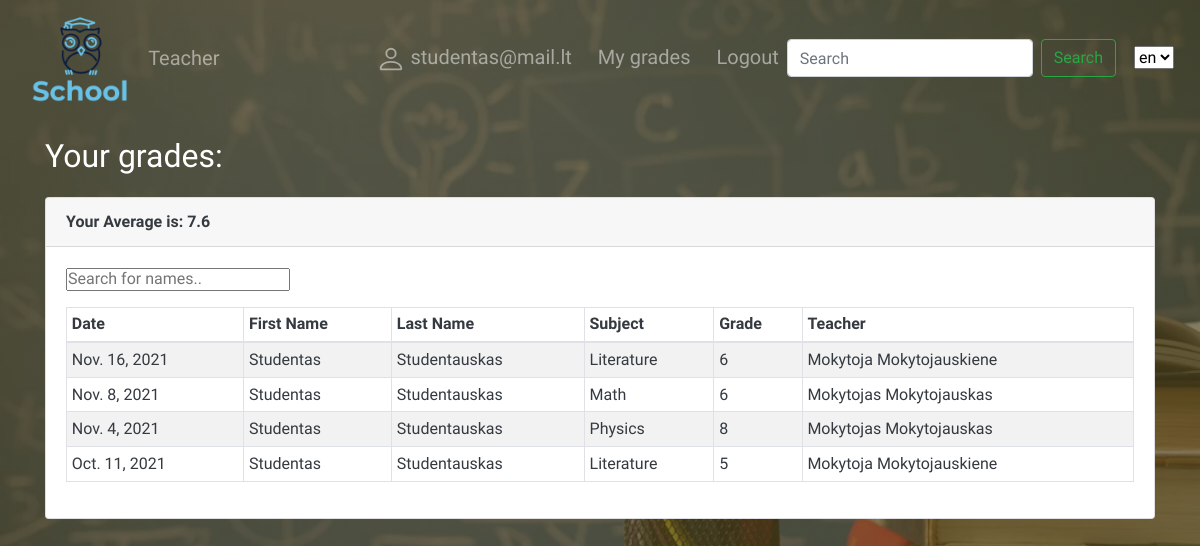
Before: /school/mygrades/ (signed in) with the older database file.
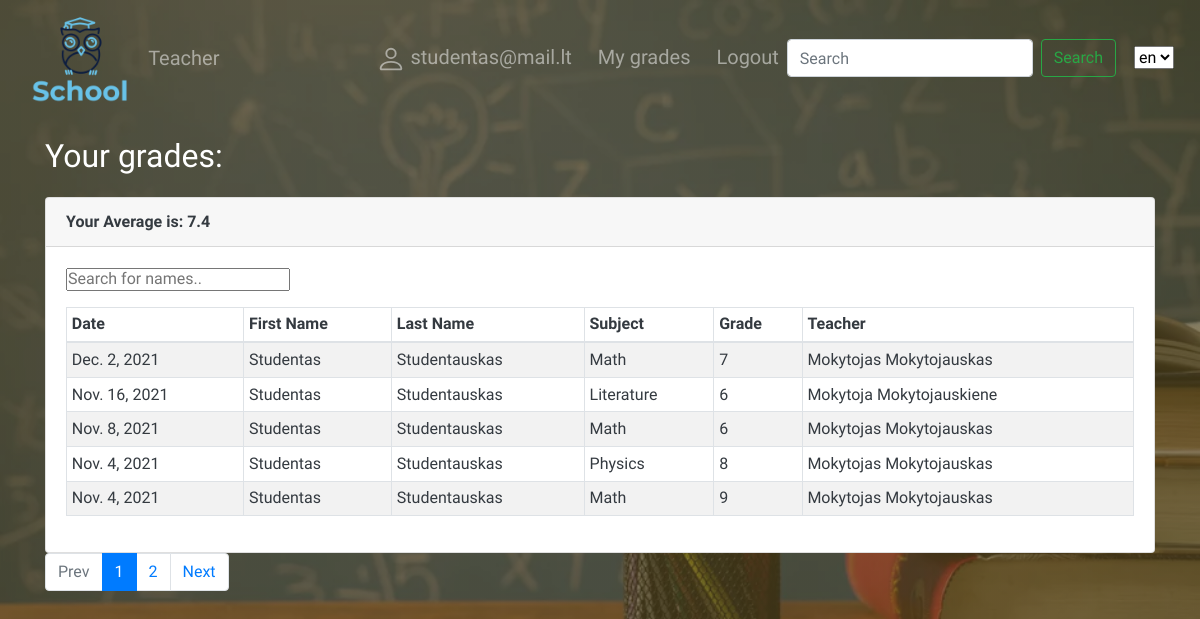
After: the same page with the newer database file.
### school/models.py (models this page shows, shortened)
class Subject_grade(models.Model):
    teacher_subject = models.ForeignKey('Teacher_subject', verbose_name=_('Teacher subject'), on_delete=models.CASCADE, null=True, blank=True)
    student = models.ForeignKey(User, on_delete=models.CASCADE, null=True, blank=True)
    date = models.DateField(verbose_name=_('Date'), null=True, blank=True)
    GRADE = (
        (1, '1'),
        (2, '2'),
        (3, '3'),
        (4, '4'),
        (5, '5'),
        (6, '6'),
        (7, '7'),
        (8, '8'),
        (9, '9'),
        (10, '10'),
    )
    grade = models.IntegerField(
        verbose_name=_('Grade'),
        choices=GRADE,
        null=True,
        blank=True,
    )
    class Meta:
        verbose_name = "Subject grade"
        verbose_name_plural = 'Subject grades'
        ordering = ['-date']

class CustomUser(AbstractBaseUser, PermissionsMixin):
    email = models.EmailField(_('email address'), unique=True)
    fname = models.CharField(verbose_name=_("First name"), max_length=150, null=True, blank=True)
    lname = models.CharField(verbose_name=_("Last name"), max_length=150, null=True, blank=True)
    is_staff = models.BooleanField(default=False)
    is_active = models.BooleanField(default=True)
    USER_CHOICES = [
        ('T', 'Teacher'),
        ('S', 'Student')
    ]
    user_type = models.CharField(choices=USER_CHOICES, max_length=1)
    USERNAME_FIELD = 'email'
    REQUIRED_FIELDS = []
    objects = CustomUserManager()
    class Meta:
        ordering = ('id',)

class Teacher_subject(models.Model):
    teacher = models.ForeignKey(User, on_delete=models.CASCADE, null=True, blank=True, related_name='subjects')
    subject = models.ForeignKey('Subject', verbose_name='Subject', on_delete=models.CASCADE, null=True, blank=True)
    class Meta:
        verbose_name = "Teacher's subject"
        verbose_name_plural = "Teacher's subjects"

class Subject(models.Model):
    name = models.CharField(verbose_name=_("Name"), max_length=150)
    class Meta:
        verbose_name = 'Subject'
        verbose_name_plural = 'Subjects'

### school/views.py (the view)
# urls.py: path('mygrades/', views.GradesByUserListView.as_view(), name='my-grades'),
class GradesByUserListView(LoginRequiredMixin, generic.ListView):
    model = Subject_grade
    template_name = 'user_grades.html'
    paginate_by = 5
    def get_queryset(self):
        return Subject_grade.objects.filter(student=self.request.user)
    def get_context_data(self, *args, **kwargs):
        context = super(GradesByUserListView, self).get_context_data(**kwargs)
        context['average'] = Subject_grade.objects.all().aggregate(Avg('grade'))
        return context

### school/templates/user_grades.html (shortened to what this page needs)
{% extends "base.html" %}
{% load i18n %}
{% load static %}
{% block content %}
<h1>{% trans "Your grades:" %} </h1>
<div class="row text-dark">
    <div class="col-lg-12">
        <div class="card">
            <div class="card-header">
                {% for key, value in average.items %}
                <strong>{% trans "Your Average is:" %} {{ value|floatformat:"1" }}</strong>
                {% endfor %}
            </div>
            <div class="card-body">
                <input class="mb-3" type="text" id="myInput" onkeyup="myFunction()" placeholder="Search for names..">
                <table id="myTable" class="table table-responsive-sm table-bordered table-striped table-sm">
                    <thead>
                    <tr>
                        <th>{% trans "Date" %}</th>
                        <th>{% trans "First Name" %}</th>
                        <th>{% trans "Last Name" %}</th>
                        <th>{% trans "Subject" %}</th>
                        <th>{% trans "Grade" %}</th>
                        <th>{% trans "Teacher" %}</th>
                    </tr>
                    </thead>
                    <tbody>
                    <tr>
                        {% for subject in subject_grade_list %}
                        <td>{{ subject.date }}</td>
                        <td>{{ subject.student.fname }}</td>
                        <td>{{ subject.student.lname }}</td>
                        <td>{{ subject.teacher_subject.subject.name }}</td>
                        <td>{{ subject.grade }}</td>
                        <td>{{ subject.teacher_subject.teacher.fname }} {{ subject.teacher_subject.teacher.lname }}</td>
                    </tr>
                    {% endfor %}
                    </tbody>
                </table>
            </div>
        </div>
    </div>
</div>
<div class="row">
    <div class="col-md-12">
        {% if page_obj.has_other_pages %}
            <ul class="pagination">
                {% if page_obj.has_previous %}
                    <li class="page-item">
                        <a href="?page={{page_obj.previous_page_number}}" class="page-link">{% trans "Prev"%}</a>
                    </li>
                {% else %}
                    <li class="page-item disabled">
                        <a class="page-link">{% trans "Prev"%}</a>
                    </li>
                {% endif %}
                {% for i in page_obj.paginator.page_range %}
                    {% if page_obj.number == i %}
                        <li class="page-item active">
                            <a class="page-link">{{ i }}</a>
                        </li>
                    {% else %}
                        <li class="page-item">
                            <a href="?page={{ i }}" class="page-link">{{ i }}</a>
                        </li>
                    {% endif %}
                {% endfor %}
                {% if page_obj.has_next %}
                    <li class="page-item">
                        <a href="?page={{page_obj.next_page_number}}" class="page-link">{% trans "Next" %}</a>
                    </li>
                {% else %}
                    <li class="page-item disabled">
                        <a class="page-link">{% trans "Next" %}</a>
                    </li>
                {% endif %}
            </ul>
        {% endif %}
    </div>
</div>
{% endblock %}

Changed rows visible on the page:
no longer on this page (row unchanged): Subject_grade: date "Oct. 11, 2021", student.fname "Studentas", student.lname "Studentauskas", teacher_subject.subject.name "Literature", grade "5", teacher_subject.teacher.fname "Mokytoja", teacher_subject.teacher.lname "Mokytojauskiene"
added Subject_grade: date "Dec. 2, 2021", student.fname "Studentas", student.lname "Studentauskas", teacher_subject.subject.name "Math", grade "7", teacher_subject.teacher.fname "Mokytojas", teacher_subject.teacher.lname "Mokytojauskas"
added Subject_grade: date "Nov. 4, 2021", student.fname "Studentas", student.lname "Studentauskas", teacher_subject.subject.name "Math", grade "9", teacher_subject.teacher.fname "Mokytojas", teacher_subject.teacher.lname "Mokytojauskas"
Other visible differences:
new list line: "Your Average is: 7.4"
text now shown: "Prev Next"
new list line: "1"
new list line: "2"
list line gone: "Your Average is: 7.6"
